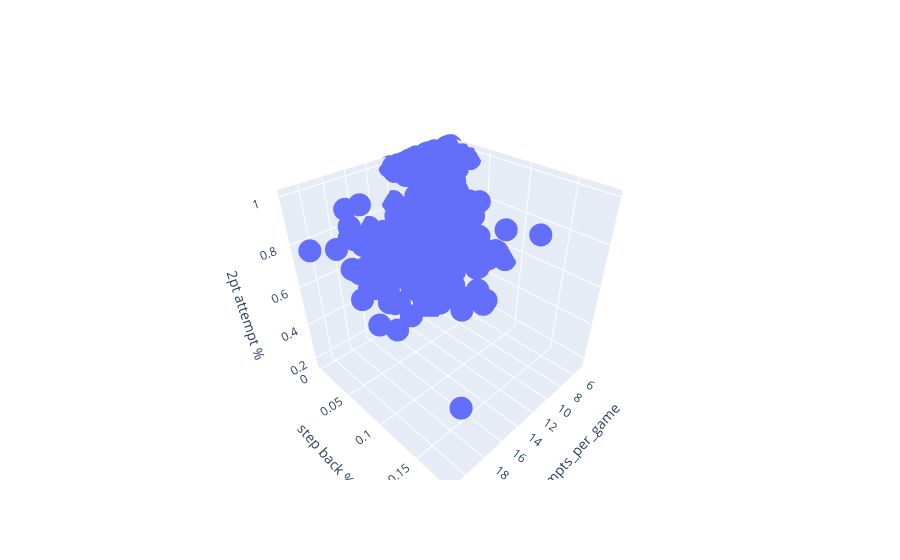

This figure's notebook cell:
### Markdown cell above
### 3D Graph to Examine Features

### Code cell
x = profile17['attempts_per_game']
y = profile17['Step Back Jump shot']
z = profile17['2PT Field Goal']
text = profile17['key_0']
fig = go.Figure(data=[go.Scatter3d(x=x, y=y, z=z,
                                   text = text,
                                   hoverinfo = 'text',
                                   mode='markers'
                                  )],)
fig.update_layout(scene = dict(
                    xaxis_title='attempts_per_game',
                    yaxis_title='step back %',
                    zaxis_title='2pt attempt %'))
                
                
fig.show()

### Figure 1 — Plotly figure (JSON) as saved in the notebook; plotly's stock layout.template omitted (floating-point values rounded to 4 significant figures; data arrays with more than 128 entries replaced by an {"elided": "..."} marker saying what was removed)
{"data": [{"hoverinfo": "text", "mode": "markers", "text": {"elided": "323 str values"}, "type": "scatter3d", "x": {"elided": "323 float values"}, "y": {"elided": "323 float values"}, "z": {"elided": "323 float values"}}], "layout": {"scene": {"xaxis": {"title": {"text": "attempts_per_game"}}, "yaxis": {"title": {"text": "step back %"}}, "zaxis": {"title": {"text": "2pt attempt %"}}}}}
